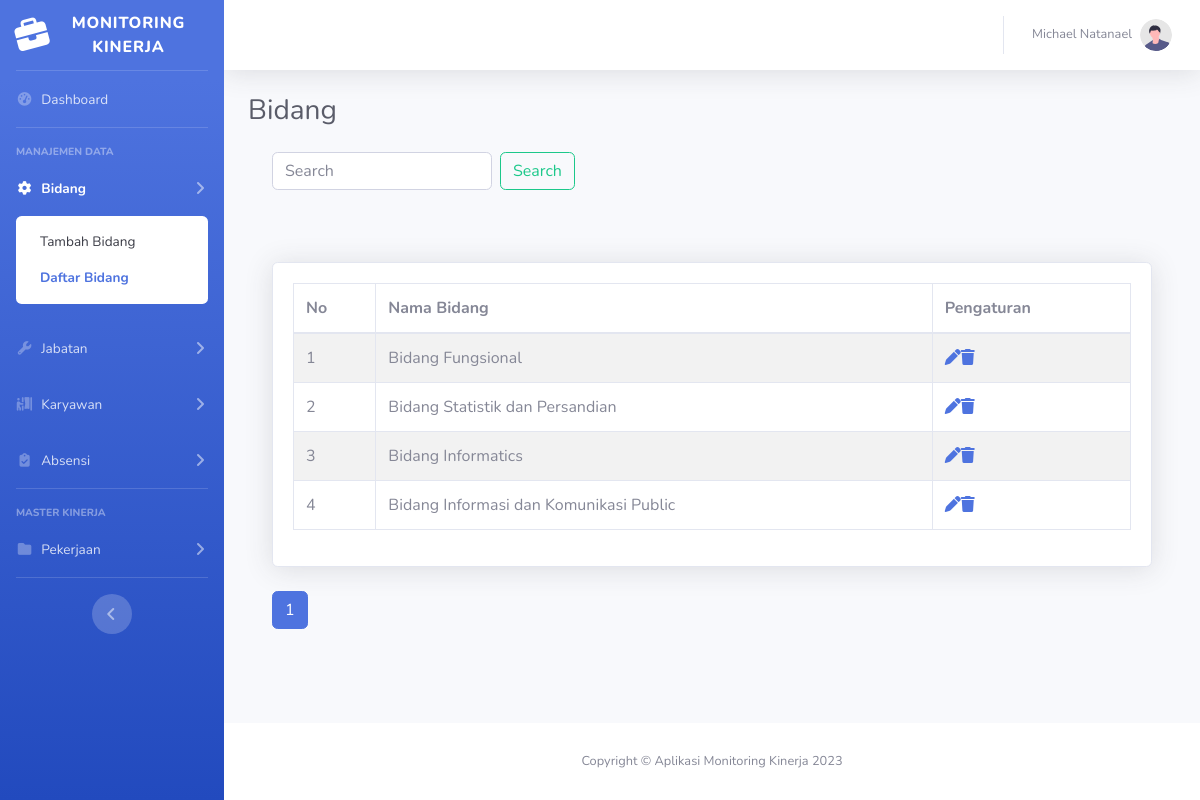
Page /bidang.php (signed in) on the earlier database version.
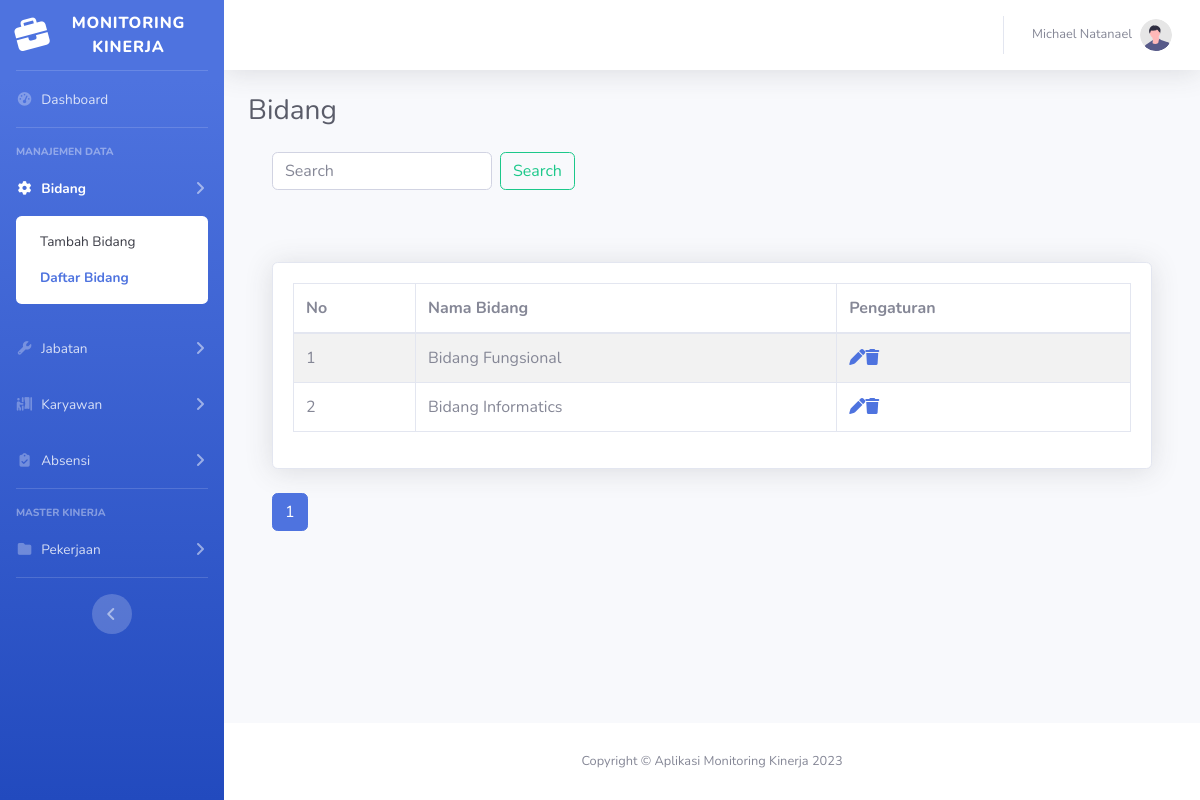
Same page on the later database version.
### tables this page shows
CREATE TABLE `bidang` (
  `idBidang` int(11) NOT NULL,
  `nama_bidang` varchar(255) NOT NULL
);

### bidang.php (the view, shortened to what the changed rows need)
<?php
require('functions.php');
?>
<!DOCTYPE html>
<html lang="en">
<head>
    <link href="vendor/fontawesome-free/css/all.min.css" rel="stylesheet" type="text/css">
    <link href="css/sb-admin-2.min.css" rel="stylesheet">
</head>
<body id="page-top">
    <div id="wrapper">
        <div id="content-wrapper" class="d-flex flex-column">
            <div id="content">
                <div class="container-fluid">
                    <div class="d-sm-flex align-items-center justify-content-between mb-4">
                        <h1 class="h3 mb-0 text-gray-800">Bidang</h1>
                    </div>
                    <div class="wrapper">
                        <div class="container-fluid">
                            <div class="row">
                                <div class="col-md-12">
                                    <br><br><br>
                                    <?php
                                    require_once "config.php";
                                    $batas = 5;
                                    $halaman = @$_GET['halaman'];
                                    if (empty($halaman)) {
                                        $posisi = 0;
                                        $halaman = 1;
                                    } else {
                                        $posisi = ($halaman - 1) * $batas;
                                    }
                                    if (isset($_GET['search'])) {
                                        $search = $_GET['search'];
                                        $sql = "SELECT * FROM bidang WHERE nama_bidang LIKE '%$search%' ORDER BY idBidang ASC LIMIT $posisi, $batas";
                                    } else {
                                        $sql = "SELECT * FROM bidang ORDER BY idBidang ASC LIMIT $posisi, $batas";
                                    }
                                    if ($result = mysqli_query($link, $sql)) {
                                        if (mysqli_num_rows($result) > 0) {
                                            ?>
                                            <div class="card shadow mb-4">
                                                <div class="card-body">
                                                    <table class="table table-bordered table-striped">
                                                        <thead>
                                                            <tr>
                                                                <th>No</th>
                                                                <th>Nama Bidang</th>
                                                                <th>Pengaturan</th>
                                                            </tr>
                                                        </thead>
                                                        <tbody>
                                                            <?php
                                                            $i = 1 + $posisi;
                                                            while ($row = mysqli_fetch_array($result)) {
                                                                ?>
                                                                <tr>
                                                                    <td>
                                                                        <?= $i ?>
                                                                    </td>
                                                                    <td><?= $row['nama_bidang'] ?></td>
                                                                    <td>
                                                                        <?php
                                                                        echo "<a href='update_bidang.php?id=" . $row['idBidang'] . "' title='Update record' data-toggle='tooltip'><span class='fas fa-pen'>
                                                            </span></a>";
                                                                        echo "<a href='delete_bidang.php?id=" . $row['idBidang'] . "' title='Delete record' data-toggle='tooltip'><span class='fas fa-trash'>
                                                            </span></a>";
                                                                        ?>
                                                                    </td>
                                                                </tr>
                                                                <?php
                                                                $i++;
                                                            }
                                                            ?>
                                                        </tbody>
                                                    </table>
                                                </div>
                                            </div>
                                            <ul class="pagination">
                                                <?php
                                                if (isset($_GET['search'])) {
                                                    $search = $_GET['search'];
                                                    $query2 = "SELECT * FROM bidang WHERE nama_bidang LIKE '%$search%' ORDER BY idBidang ASC";
                                                } else {
                                                    $query2 = "SELECT * FROM bidang ORDER BY nama_bidang ASC";
                                                }
                                                $result2 = mysqli_query($link, $query2);
                                                $jmldata = mysqli_num_rows($result2);
                                                $jmlhalaman = ceil($jmldata / $batas);
                                                for ($i = 1; $i <= $jmlhalaman; $i++) {
                                                    if ($i != $halaman) {
                                                        if (isset($_GET['search'])) {
                                                            $search = $_GET['search'];
                                                            echo "<li class='page-item'><a class='page-link' href='bidang.php?halaman=$i&search=$search'>$i</a></li>";
                                                        } else {
                                                            echo "<li class='page-item'><a class='page-link' href='bidang.php?halaman=$i'>$i</a></li>";
                                                        }
                                                    } else {
                                                        echo "<li class='page-item active'><a class='page-link' href='#'>$i</a></li>";
                                                    }
                                                }
                                                ?>
                                            </ul>
                                            <?php
                                        } else {
                                            ?>
                                            <p class="lead"><em>No records were found</em></p>
                                            <?php
                                        }
                                    } else {
                                        echo "ERROR: Could not able to execute $sql. " . mysqli_error($link);
                                    }
                                    ?>
                                </div>
                            </div>
                        </div>
                    </div>
                </div>
            </div>
        </div>
    </div>
</body>
</html>

Differences in the rows shown:
removed bidang: nama_bidang "Bidang Statistik dan Persandian"
removed bidang: nama_bidang "Bidang Informasi dan Komunikasi Public"
